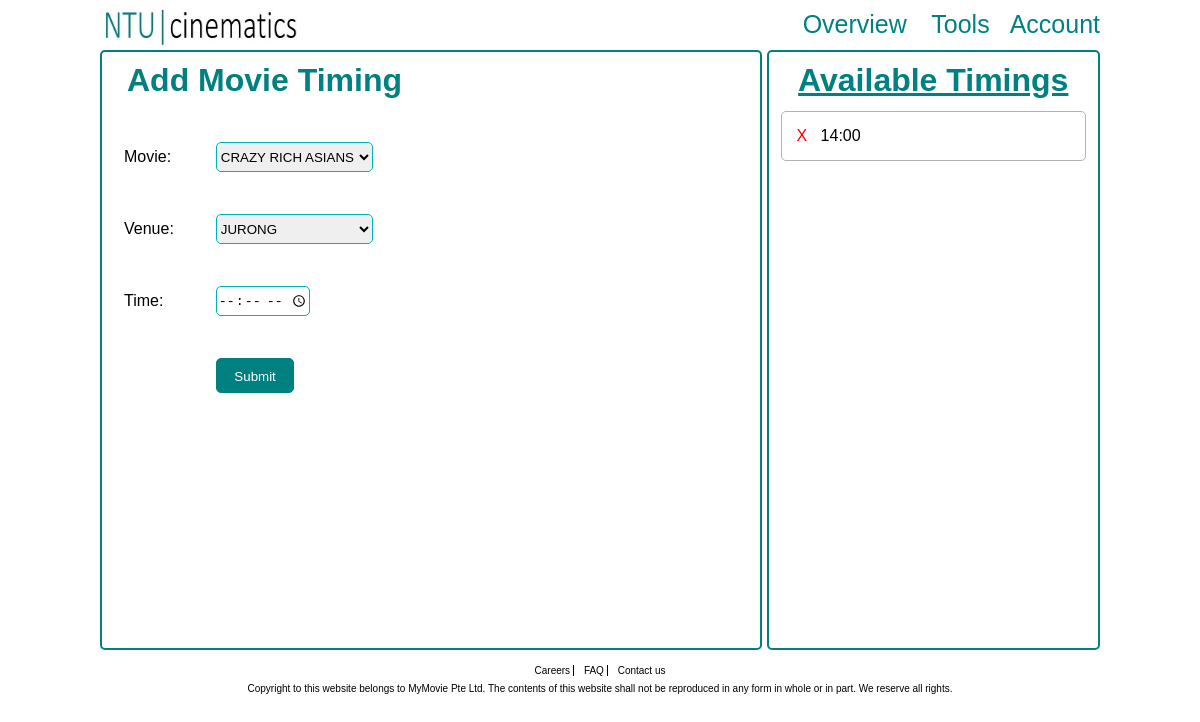
Page /admintools.php on the earlier database version.
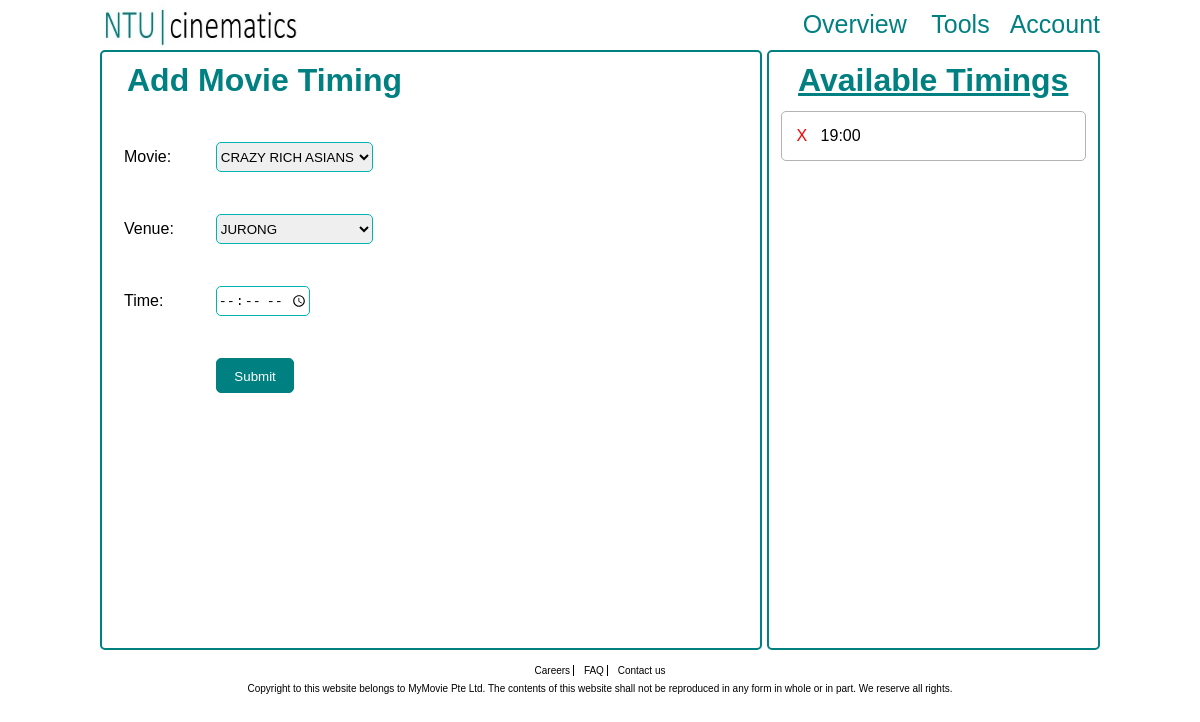
Same page on the later database version.
### tables this page shows
CREATE TABLE `loc_address` (
  `MOVIE_ID` text NOT NULL,
  `MOVIE_NAME` text NOT NULL,
  `CINEMA_ID` text NOT NULL,
  `CINEMA` text NOT NULL,
  `DAY` text NOT NULL,
  `TIME` text NOT NULL,
  `TIMESTAMP` text NOT NULL,
  `UNIQUE_ID` text NOT NULL
);

### admintools.php (the view, shortened to what this page needs)
<!DOCTYPE html>
<html>
<head>
	<link rel="stylesheet" type="text/css" href="./css/ee4717.css">
	<?php
		$servername="localhost";
		$dbusername="myuser";
		$dbpassword="xxxx";
		$dbname="ntucinematics";
		$conn = mysqli_connect($servername, $dbusername, $dbpassword, $dbname);
	?>
</head>
<body>
	<div class="clearfix">
		<header>
			<img src="./img/logo.jpg" style="width:80%;height:100%;">
		</header>
		<nav style="text-align:right;padding-right:0px">
			<a href="./adminoverview.php" class="menu">Overview</a>
			<a href="./admintools.php" class="menu">Tools</a>
			<span class="account-box" style="float:right;">
				<?php
					if (isset($_SESSION["useraccount"])){
						$useraccount= json_decode($_SESSION["useraccount"])[0];
						echo "	<span id='account' class='menu' style='padding-right:0px;'>
									<a>".strtoupper($useraccount->name)."</a>
								</span>
								<span id='account-option' class='account-option' style='width:100%;text-align: center;''>
									<a href='./logout.php'>Logout</a>
								</span>	";
					}else{
						echo"	<span id='account' class='menu' style='padding-right:0px'>
									Account
								</span>
								<span id='account-option' class='account-option' style='width:100%;text-align: center;''>
									<a href='./login.php'>Login</a>
									<a href='./register.php'>Register</a>
								</span>	";
					}
				?>
			</span>
		</nav>
	</div>
	<div class="two-third" style="width:66.16%;margin-right:0.5%;height:600px;border:solid #008080 2px;border-radius:5px">
		<h1 style="margin-left:25px;margin-top:10px;color:#008080;position:relative">Add Movie Timing</h1>
			<table cellpadding="20px" border="0">
				<tr>
					<td>
						Movie:
					</td>
					<td>
						<select id="movieID" class="teal-input" onchange="location.href=this.value;" style="height:30px;width:100%;">
							<option value=<?php echo "'".$_SERVER['PHP_SELF']."?movieID=001'" ?> >
								CRAZY RICH ASIANS
							</option>
						</select>
					</td>
				</tr>
				<tr>
					<td>
						Venue:
					</td>
					<td>
						<select id="cinemaID" class="teal-input" onchange="location.href=this.value;" style="height:30px;width:100%;">
							<option value=<?php echo "'".$_SERVER['PHP_SELF']."?cinemaID=001'" ?> >
								JURONG
							</option>
						</select>
					</td>
				</tr>
				<form method="POST" action="./admintools.php">
					<tr>
						<td>
							Time:
						</td>
						<td>
							<input type="time" name="timestamp" class="teal-input" step="900" style="height:30px;width:60%">
						</td>
					</tr>
					<tr>
						<td></td>
						<td>
							<input type="submit" class="teal-button" value="Submit" style="height:35px;width:50%">
						</td>
					</tr>
				</form>
			</table>
	</div>
	<div class="one-third" style="height:600px;border:solid #008080 2px;border-radius:5px">
		<center>
			<h1 style="margin:0px;margin-top:10px;color:#008080;position:relative;text-decoration:underline;">Available Timings
			</h1>
		</center>
			<table cellpadding="15px" style="padding:10px;width:100%">
				<?php
					$query="select * from loc_address where movie_id='".$_SESSION["movieID"]."' and cinema_id='".$_SESSION["cinemaID"]."' and day='002' order by timestamp asc";
					$result=$conn->query($query);
					echo "<tr>";
					foreach ($result as $key => $value) {
						echo "<td style='border:solid 1px #b3b3b3;border-radius:5px'><a style='color:red;text-decoration:none' href='".$_SERVER['PHP_SELF']."?movieID=".$value["MOVIE_ID"]."&cinemaID=".$value["CINEMA_ID"]."&time=".$value["TIME"]."'>X<a> &nbsp ".$value["TIMESTAMP"]."</td>";
					}
					echo "</tr>";
				?>
			</table>
	</div>
</body>
<footer>
	<center>
		<label style="border-right:1px solid black;margin-right:10px">
			Careers
		</label>
		<label style="border-right:1px solid black;margin-right:10px">
			FAQ
		</label>
		<label>
			Contact us
		</label>
		<br>
		<label>
			Copyright to this website belongs to MyMovie Pte Ltd. The contents of this website shall not be reproduced in any form in whole or in part. We reserve all rights.
		</label>
	</center>
</footer>
</html>

Differences in the rows shown:
removed loc_address: TIMESTAMP "14:00"
added loc_address: TIMESTAMP "19:00"
